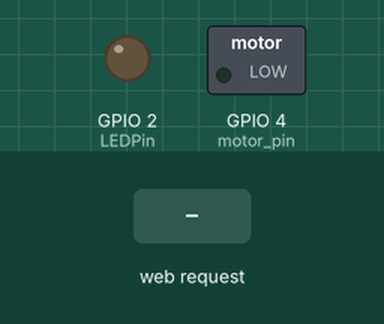
This sketch was run on a simulated ESP8266 (NodeMCU). On the bench: switched loads named in the sketch (green lamp = pin HIGH), output pins drawn as LEDs (lit = HIGH). The test bench sets the inputs (shaded band). WiFi joins after 1.5 s; servers stay silent unless stated; what the sketch prints to the serial monitor is not drawn.

Above: at 3.7 s.
3.8 s: HTTP request GET /LEDOn received
At 4.8 s:
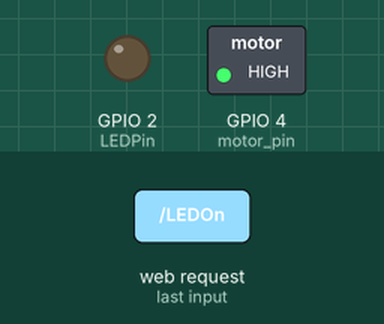
5.3 s: HTTP request GET /LEDOff received
At 6.0 s:
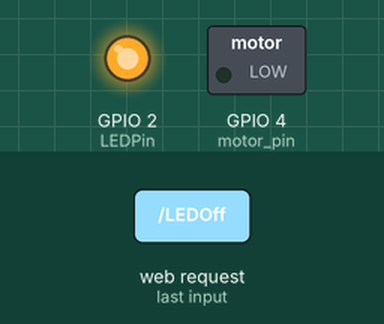
Timing chart, 0 to 8.3 s (numbered marks = the images above; inputs shaded):
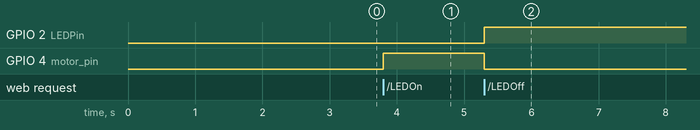

The sketch:

esp-dc-motor.ino
```cpp
#include <ESP8266WiFi.h>
#include <WiFiClient.h>
#include <ESP8266WebServer.h>

const char* ssid = "";
const char* password = "";

ESP8266WebServer server(80);   //instantiate server at port 80 (http port)

String page = "";
const int LEDPin = LED_BUILTIN;
// motor not working, mayabe digitalWrite() issue
const int motor_pin = 4;


void setup(void){
  //the HTML of the web page
  page = "<h1>Whasup Mane!!!!</h1><br><h2>Motor Control!!</h2><p><a href=\"LEDOn\"><button>ON</button></a>&nbsp;<a href=\"LEDOff\"><button>OFF</button></a></p>";
  //make the LED pin output and initially turned off
  pinMode(LEDPin, OUTPUT);
  pinMode(motor_pin, OUTPUT);
  digitalWrite(LEDPin, LOW);
  digitalWrite(motor_pin, LOW);

  delay(1000);
  Serial.begin(115200);
  WiFi.begin(ssid, password); //begin WiFi connection
  Serial.println("");

  // Wait for connection
  while (WiFi.status() != WL_CONNECTED) {
    delay(500);
    Serial.print(".");
  }
  Serial.println("");
  Serial.print("Connected to ");
  Serial.println(ssid);
  Serial.print("IP address: ");
  Serial.println(WiFi.localIP());

  server.on("/", [](){
    server.send(200, "text/html", page);
  });
  // throw in some serial.print()'s
  server.on("/LEDOn", [](){
    server.send(200, "text/html", page);
    digitalWrite(LEDPin, LOW);
    digitalWrite(motor_pin, HIGH);
    delay(1000);
  });
  server.on("/LEDOff", [](){
    server.send(200, "text/html", page);
    digitalWrite(LEDPin, HIGH);
    digitalWrite(motor_pin, LOW);
    delay(1000);
  });
  server.begin();
  Serial.println("Web server started!");
}

void loop(void){
  // eskedit
  server.handleClient();
}
```

Measured:
- after the input at 3.8 s, GPIO 4 (motor_pin): LOW → HIGH at once
- after the input at 5.3 s, GPIO 2 (LEDPin): LOW → HIGH at once; GPIO 4 (motor_pin): HIGH → LOW at once
